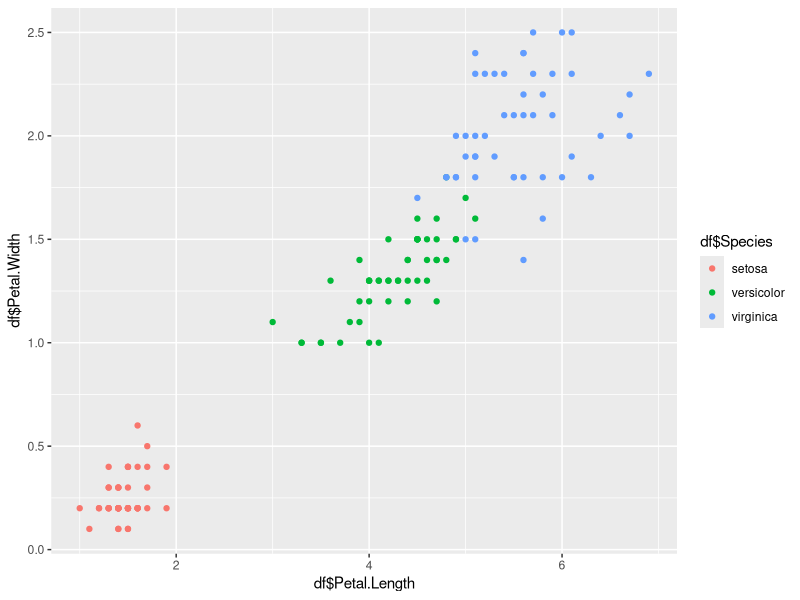
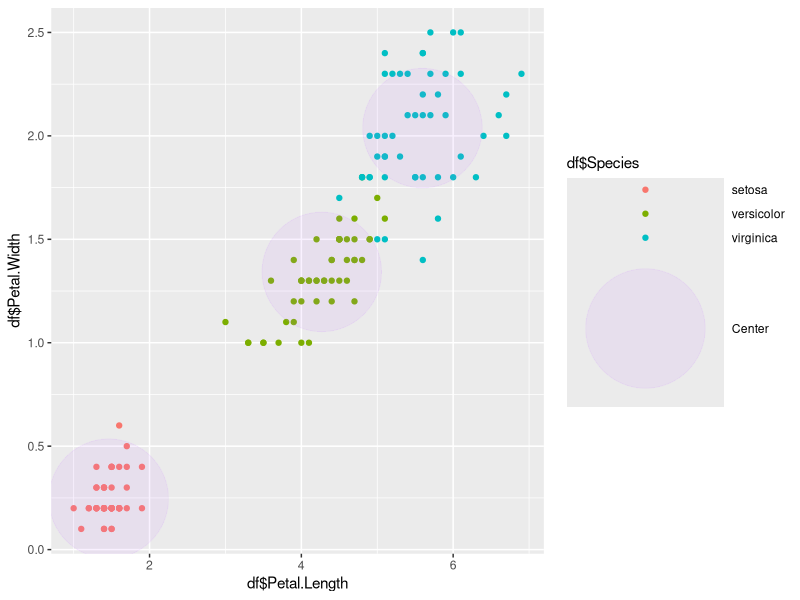

Recreate these plots in R, in order. (Note: this script raises an error after producing the figures.)
##### iris데이터를 가져와서 k-means clustering 
df <- iris
df_kmeans <- kmeans(df[,3:4],3)
View(df)
df_kmeans

##### 원래 관측치와 비교하여 얼마나 정확하게 분류했는지 정확성 확인하기
table(df_kmeans$cluster, df$Species)

##### 정확도 측정
accurancy_df <- (50+48+44)/150
accurancy_df

##### 그래프로 그려주기
install.packages("ggplot2")
library(ggplot2)
plot1 <- ggplot(data=df,aes(x=df$Petal.Length,y=df$Petal.Width,color=df$Species))+geom_point()
plot1

##### 군집의 중심 확인하기 
df_kmeans$centers
df_kmeans_center <- as.data.frame(df_kmeans$centers)

plot2 <- plot1 + geom_point(data = df_kmeans_center, aes(x=df_kmeans_center$Petal.Length, y=df_kmeans_center$Petal.Width,color='Center'),size=40,alpha=0.1)
plot2

##### 오류 데이터를 그래프에 표시하기 
df$cluster <- df_kmeans$cluster
View(df)
df_table <- as.matrix.data.frame(table(df$Species,df$cluster))
df_table

which_setosa <- which.max(df_table[1,])
which_versicolor <- which.max(df_table[2,])
which_virginica <- which.max(df_table[3,])

for(j in 1:150){
  if(df4[j,5]=='setosa'&&df4[j,6]==which_setosa){
    df4[j,7]='true'
  }else if(df4[j,5]=='versicolor'&&df4[j,6]==which_versicolor){
    df4[j,7]='true'
  }else if(df4[j,5]=='virginica'&&df4[j,6]==which_virginica){
    df4[j,7]='true'
  }else{df4[j,7]='false'}
}

df4[df4$V7=='false',]

##### 오분류 데이터를 넣은 그래프 그리기 
df_check <- df4[df4$V7=='false',]

plot2 + geom_point(data=df4[df4$check=='false',],
                   aes(x=df_check[,3], y=df_check[,4], color=df_check$Species),
                   pch=18, size=8, alpha=0.5)
